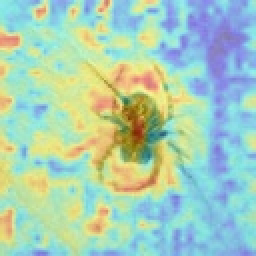
#> input picture artifact_heatmap.jpg, 128 x 128 px (shown 2 times larger)
$ python -i forensics.py   (imports and definitions only)   (older library calls are emulated)
#> lines starting #> are read from the running program, lines starting #| are printed output that depends on the picture
"""
Forensics Module for VeriVision MoE v3.2
Includes:
- JPEG Quantization Table (DQT) analysis for compression gating.
- ELA (Error Level Analysis).
- PRNU residual noise estimation.
"""

import io
import cv2
import numpy as np
from PIL import Image, ImageChops


class ForensicsExtractor:
    def __init__(self, ela_quality: int = 90):
        self.ela_quality = ela_quality

    # [52 lines left out: functions estimate_jpeg_compression_level, compute_ela_score, not called in this run]

    def compute_prnu_residual(self, image_np: np.ndarray) -> float:
        """Оценка шума кремниевой матрицы сенсора."""
        if len(image_np.shape) == 3:
            gray = cv2.cvtColor(image_np, cv2.COLOR_RGB2GRAY)
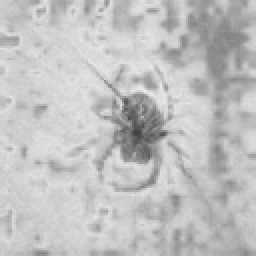
#> gray: shape (128, 128) (shown 2 times larger); min 62, max 236, mean 192.6
        else:
            gray = image_np

        blurred = cv2.GaussianBlur(gray, (5, 5), sigmaX=1.0)
        residual = cv2.absdiff(gray, blurred)
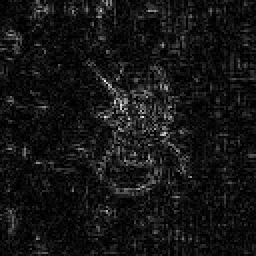
#> residual: shape (128, 128) (shown 2 times larger); min 0, max 38, mean 3.1; drawn with min black and max white
        return float(np.std(residual))

>>> import cv2
>>> picture = cv2.cvtColor(cv2.imread('../../artifact_heatmap.jpg'), cv2.COLOR_BGR2RGB)
>>> result = ForensicsExtractor().compute_prnu_residual(picture)
#> result = 3.43
